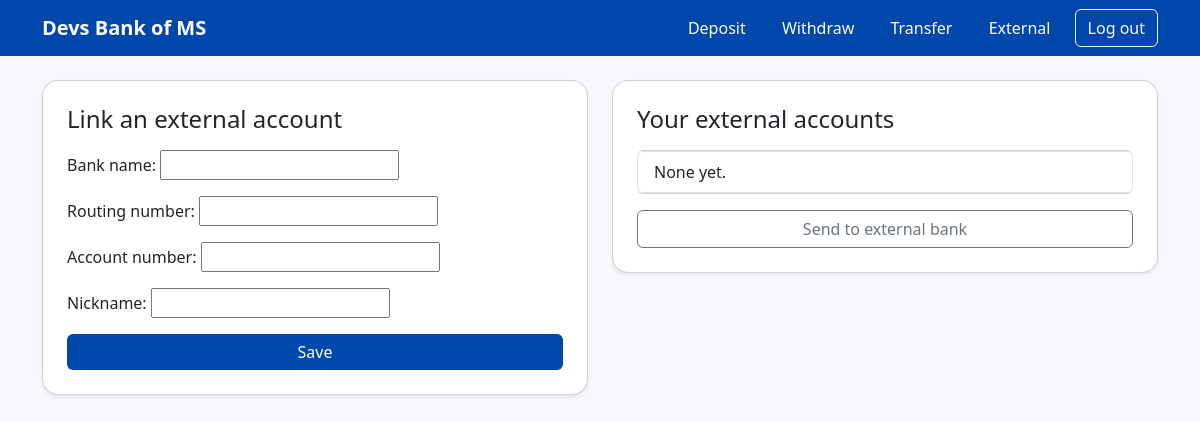
The app's page /external/ (signed in), older data.
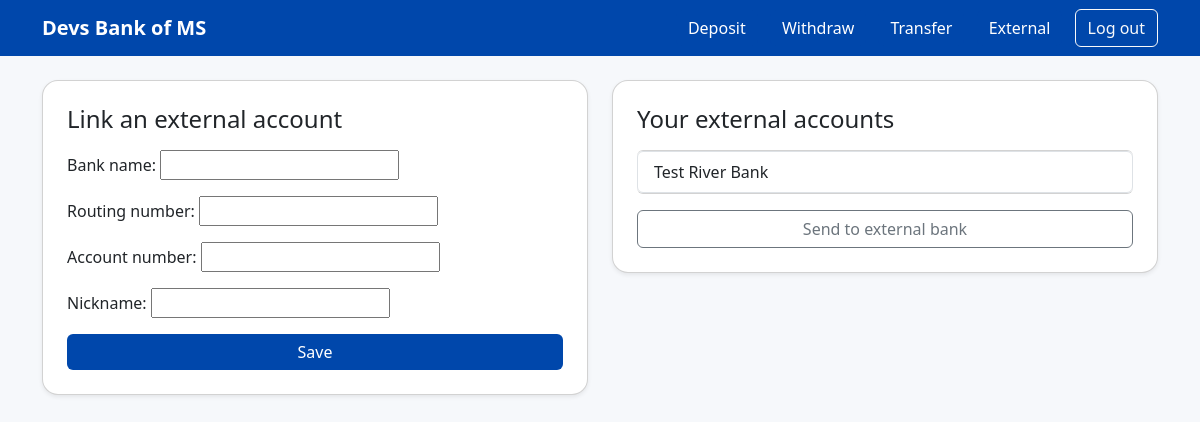
The same page, newer data.
### banking/models.py (models this page shows)
class ExternalAccount(models.Model):
    user = models.ForeignKey(USER, on_delete = models.CASCADE)
    bank_name = models.CharField(max_length = 120)
    routing_number =  models.CharField(max_length = 9)
    account_number = models.CharField(max_length = 20)
    nickname = models.CharField(max_length = 40, blank = True)
    def __str__(self):
        return self.nickname or f"{self.bank_name} ({self.account_number[-4:]})"

### banking/views.py (the view)
# urls.py: path("external/", views.ext_accounts, name="ext-accounts"),
@login_required
def ext_accounts(request):
    if request.method == "POST":
        form = ExternalAccountForm(request.POST)
        if form.is_valid():
            ext_account = form.save(commit = False)
            ext_account.user = request.user
            ext_account.save()
            messages.success(request, "External account added.")
            return redirect("ext-accounts")
    else:
        form = ExternalAccountForm()
        items = ExternalAccount.objects.filter(user = request.user)
    return render(request, "external_accounts.html", {"form": form, "items": items})

### banking/forms.py
class ExternalAccountForm(forms.ModelForm):
    class Meta:
        model = ExternalAccount
        fields = ["bank_name", "routing_number", "account_number", "nickname"]

### banking/templates/external_accounts.html
{% extends "base.html" %}
{% block content %}
<div class="row g-4">
  <div class="col-md-6">
    <div class="card p-4 shadow-sm">
      <h4 class="mb-3">Link an external account</h4>
      <form method="post">{% csrf_token %}
        {{ form.as_p }}
        <button type="submit" class="btn btn-brand w-100">Save</button>
      </form>
    </div>
  </div>
  <div class="col-md-6">
    <div class="card p-4 shadow-sm">
      <h4 class="mb-3">Your external accounts</h4>
      <ul class="list-group">
        {% for i in items %}
          <li class="list-group-item d-flex justify-content-between align-items-center">
            {{ i }}
          </li>
        {% empty %}
          <li class="list-group-item">None yet.</li>
        {% endfor %}
      </ul>
      <a class="btn btn-outline-secondary mt-3" href="{% url 'transfer-external' %}">
        Send to external bank
      </a>
    </div>
  </div>
</div>
{% endblock %}

Row changes from the older to the newer data that the page shows:
added ExternalAccount: nickname "Test River Bank"
Text that changed along with them:
text no longer shown: "None yet."
